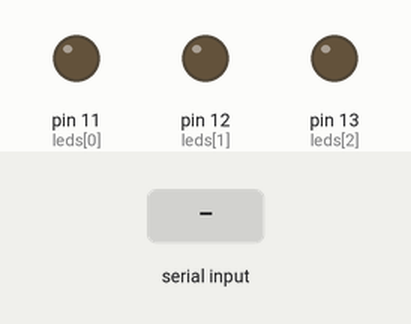
A sketch run on a simulated Arduino Uno, built with avr-gcc and run on an emulated ATmega328P. Shown: output pins drawn as LEDs (lit = HIGH). The inputs (shaded band) are chosen by the test bench.

Above: at 1.2 s.
1.3 s: "A" received over Serial
At 3.2 s:
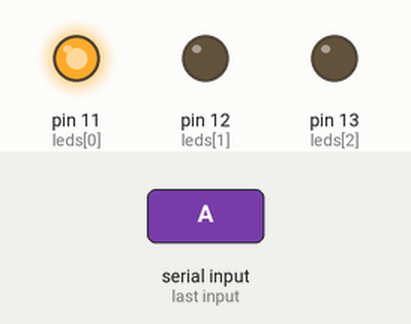
3.8 s: "L" received over Serial
At 5.2 s:
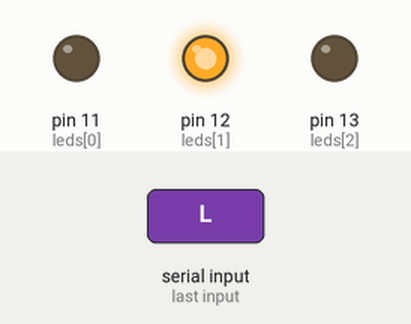
6.4 s: "M" received over Serial
At 8.3 s:
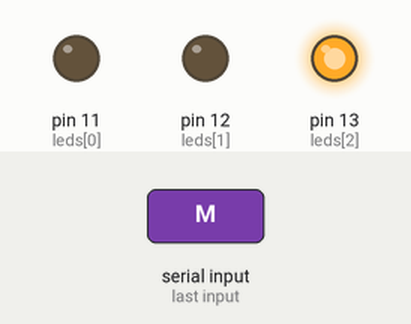
Timing chart, 0 to 9.8 s (numbered marks = the images above; inputs shaded):
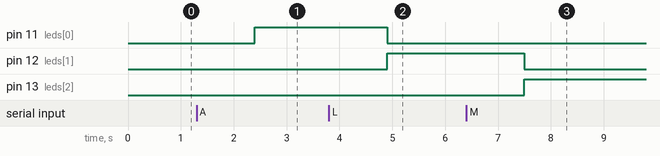

The sketch:

UART_LeerCadena.ino
```cpp
int leds[3] = {11, 12, 13};
//          Alejandro    Luis     Martin
int i;

void setup() {
  for (i = 0; i < 3; i++) {
    pinMode(leds[i], OUTPUT);
  }

  Serial.begin(9600);  //baudios
  Serial.setTimeout(1000); //ms
}

String v;
//enum nombres {Alejandro, Luis, Martin};

void loop() {

  if (Serial.available() > 0) {//Comprueba si existe información en el buffer

    v = Serial.readString();

    //nombres temp = v;

    switch (v.charAt(0)) {
      case 'A':
        seleccion(0);
        break;
      case 'L':
        seleccion(1);
        break;
      case 'M':
        //default:
        seleccion(2);
        break;
    }


  }
  delay(100);
}

void seleccion(int j) {
  for (i = 0; i < 3; i++) {
    digitalWrite(leds[i], 0);
  }
  digitalWrite(leds[j], 1);
  delay(1000);
}
```

Measured:
- after the input at 1.3 s, pin 11 (leds[0]): LOW → HIGH after 1.1 s
- after the input at 3.8 s, pin 11 (leds[0]): HIGH → LOW after 1.1 s; pin 12 (leds[1]): LOW → HIGH after 1.1 s
- after the input at 6.4 s, pin 12 (leds[1]): HIGH → LOW after 1.1 s; pin 13 (leds[2]): LOW → HIGH after 1.1 s
